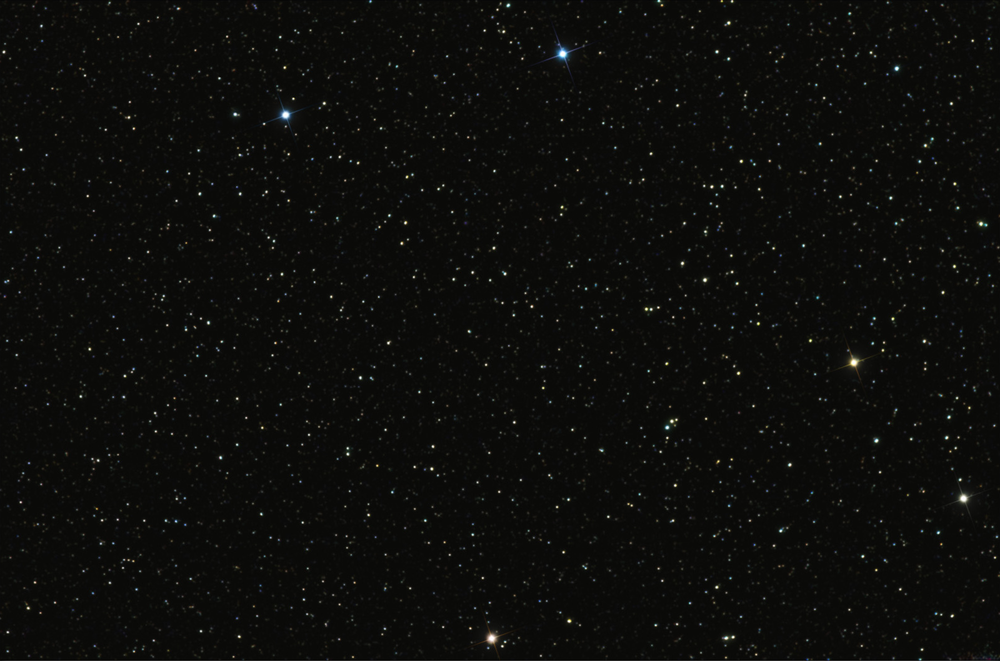
#> input picture StarMap.png, 1000 x 661 px, shrunk from 1600 x 1057 before the run
$ python StarMap_small_area.py
#> lines starting #> are read from the running program, lines starting #| are printed output that depends on the picture
import cv2
import numpy as np

img = cv2.imread("StarMap.png")
#> img is the input picture: shape (661, 1000, 3); mean B, G, R 11, 13.2, 13
img_gray = cv2.cvtColor(img, cv2.COLOR_BGR2GRAY)
template1 = cv2.imread("Small_area.png", 0)
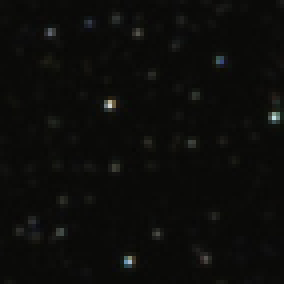
#> input picture Small_area.png, 71 x 71 px, shrunk from 114 x 114 before the run (shown 4 times larger)
#> template1: shape (71, 71); min 6, max 214, mean 11.6

threshold = 0.9

w1, h1 = template1.shape[::-1]
#> w1 = 71; h1 = 71

result1 = cv2.matchTemplate(img_gray, template1, cv2.TM_CCOEFF_NORMED)
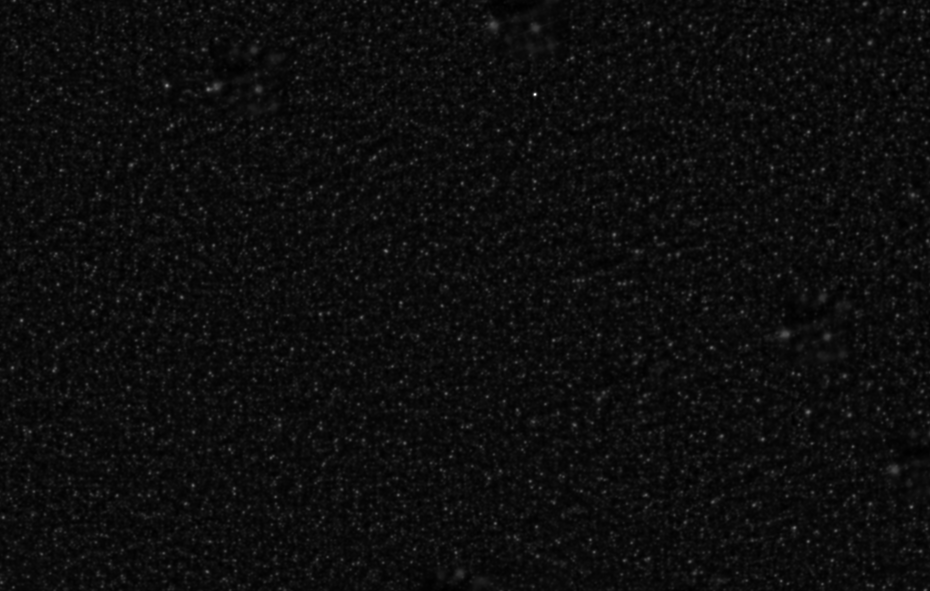
#> result1: shape (591, 930) float32; min -0.0528, max 0.906, mean -4.33e-05; drawn with min black and max white
loc1 = np.where(result1 >= threshold)
#> loc1 = ([94], [535])

#> (the run stopped early here; a loop or call above may not have finished)
